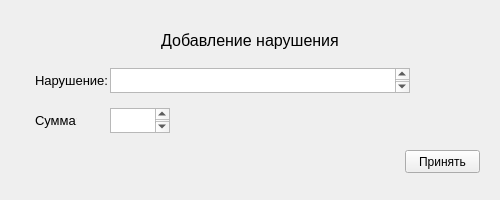
<?xml version="1.0" encoding="UTF-8"?>
<ui version="4.0">
 <class>AddViolationForm</class>
 <widget class="QWidget" name="AddViolationForm">
  <property name="geometry">
   <rect>
    <x>0</x>
    <y>0</y>
    <width>500</width>
    <height>200</height>
   </rect>
  </property>
  <property name="windowTitle">
   <string>Добавления нарушения</string>
  </property>
  <widget class="QLabel" name="AddViolationLabel">
   <property name="geometry">
    <rect>
     <x>0</x>
     <y>30</y>
     <width>500</width>
     <height>20</height>
    </rect>
   </property>
   <property name="font">
    <font>
     <pointsize>12</pointsize>
    </font>
   </property>
   <property name="text">
    <string>Добавление нарушения</string>
   </property>
   <property name="alignment">
    <set>Qt::AlignCenter</set>
   </property>
  </widget>
  <widget class="QLabel" name="ViolationLabel">
   <property name="geometry">
    <rect>
     <x>35</x>
     <y>70</y>
     <width>72</width>
     <height>20</height>
    </rect>
   </property>
   <property name="font">
    <font>
     <pointsize>10</pointsize>
    </font>
   </property>
   <property name="text">
    <string>Нарушение:</string>
   </property>
  </widget>
  <widget class="QPlainTextEdit" name="ViolationPlainText">
   <property name="geometry">
    <rect>
     <x>110</x>
     <y>68</y>
     <width>300</width>
     <height>25</height>
    </rect>
   </property>
   <property name="font">
    <font>
     <pointsize>10</pointsize>
    </font>
   </property>
  </widget>
  <widget class="QLabel" name="SumLabel">
   <property name="geometry">
    <rect>
     <x>35</x>
     <y>110</y>
     <width>42</width>
     <height>20</height>
    </rect>
   </property>
   <property name="font">
    <font>
     <pointsize>10</pointsize>
    </font>
   </property>
   <property name="text">
    <string>Сумма:</string>
   </property>
  </widget>
  <widget class="QPlainTextEdit" name="SumPlainText">
   <property name="geometry">
    <rect>
     <x>110</x>
     <y>108</y>
     <width>60</width>
     <height>25</height>
    </rect>
   </property>
   <property name="font">
    <font>
     <pointsize>10</pointsize>
    </font>
   </property>
  </widget>
  <widget class="QPushButton" name="ApplyBtn">
   <property name="geometry">
    <rect>
     <x>405</x>
     <y>150</y>
     <width>75</width>
     <height>23</height>
    </rect>
   </property>
   <property name="text">
    <string>Принять</string>
   </property>
  </widget>
 </widget>
 <resources/>
 <connections/>
</ui>
